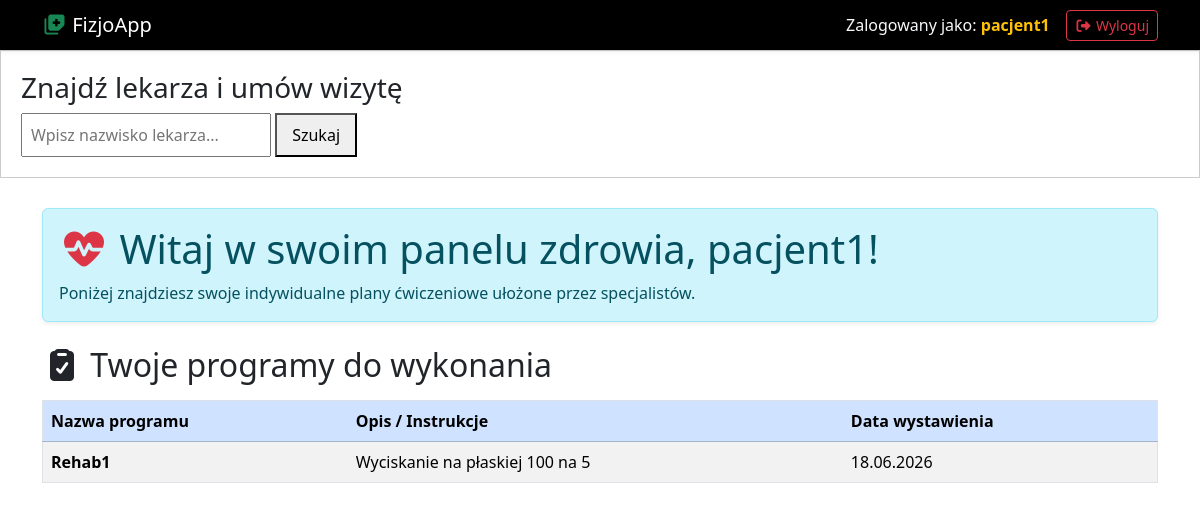
The app's page /panel-pacjent/ (signed in) with its own data.
### fizjoapp/models.py (models this page shows, shortened)
class Program(models.Model):
    nazwa = models.CharField(max_length=200, verbose_name="Nazwa programu")
    opis = models.TextField(verbose_name="Opis")
    data = models.DateField(auto_now_add=True)
    pacjent = models.ForeignKey(
        Pacjent,
        on_delete=models.CASCADE,
        related_name="programy",
        verbose_name="Pacjent"
    )

### fizjoapp/views.py (the view)
# urls.py: path('panel-pacjent/', views.dashboard_pacjent, name='dashboard_pacjent'),
@login_required
def dashboard_pacjent(request):
    if not hasattr(request.user, 'pacjent'):
        return render(request, '403.html', status=403)
    pacjent_programy = Program.objects.filter(pacjent=request.user.pacjent)
    lekarze = User.objects.all()
    context = {
        'programy': pacjent_programy,
        'lekarze': lekarze,  # <--- Dodałem tę linijkę!
    }
    return render(request, 'dashboard_pacjent.html', context)

### fizjoapp/templates/dashboard_pacjent.html (shortened to what this page needs)
{% load static %}
<!doctype html>
<html lang="pl">
  <head>
    <link rel="stylesheet" href="{% static 'css/bootstrap.min.css' %}" />
    <link rel="stylesheet" href="{% static 'css/all.min.css' %}" />
  </head>
  <body>
    <nav class="navbar navbar-expand-lg navbar-dark bg-black shadow-sm">
      <div class="container">
        <span class="navbar-brand mb-0 h1">
          <i class="fas fa-notes-medical text-success"></i> FizjoApp
        </span>
        <div class="d-flex align-items-center">
          <span class="text-light me-3">
            Zalogowany jako:
            <strong class="text-warning">{{ user.username }}</strong>
          </span>
          <a href="{% url 'wyloguj' %}" class="btn btn-outline-danger btn-sm">
            <i class="fas fa-sign-out-alt"></i> Wyloguj
          </a>
        </div>
      </div>
    </nav>
    <div style="margin-bottom: 30px; padding: 20px; border: 1px solid #ccc">
      <h3>Znajdź lekarza i umów wizytę</h3>
      <form method="GET" action="{% url 'wyszukiwarka_lekarzy' %}">
        <input
          type="text"
          name="szukaj"
          placeholder="Wpisz nazwisko lekarza..."
          style="padding: 8px; width: 250px"
        />
        <button type="submit" style="padding: 8px 15px">Szukaj</button>
      </form>
    </div>
    <div class="container mt-4">
      <div class="alert alert-info shadow-sm mb-4">
        <h1>
          <i class="fas fa-heartbeat text-danger"></i> Witaj w swoim panelu
          zdrowia, {{ user.username }}!
        </h1>
        <p class="mb-0">
          Poniżej znajdziesz swoje indywidualne plany ćwiczeniowe ułożone przez
          specjalistów.
        </p>
      </div>
      <div class="Sektor mb-5">
        <h2>
          <i class="fas fa-clipboard-check"></i> Twoje programy do wykonania
        </h2>
        <table class="table table-striped table-hover border mt-3">
          <thead class="table-primary">
            <tr>
              <th>Nazwa programu</th>
              <th>Opis / Instrukcje</th>
              <th>Data wystawienia</th>
            </tr>
          </thead>
          <tbody>
            {% for program in programy %}
            <tr>
              <td class="fw-bold">{{ program.nazwa }}</td>
              <td>{{ program.opis }}</td>
              <td>{{ program.data|date:"d.m.Y" }}</td>
            </tr>
            {% endfor %}
          </tbody>
        </table>
      </div>
    </div>
  </body>
</html>

### records on screen
Program: nazwa "Rehab1", opis "Wyciskanie na płaskiej 100 na 5", data "18.06.2026"

### other values on screen
{{ user.username }} "pacjent1"
